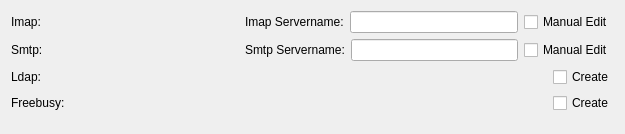
<?xml version="1.0" encoding="UTF-8"?>
<ui version="4.0">
 <class>kolabWizard_step2</class>
 <widget class="QWidget" name="kolabWizard_step2">
  <property name="geometry">
   <rect>
    <x>0</x>
    <y>0</y>
    <width>625</width>
    <height>134</height>
   </rect>
  </property>
  <property name="windowTitle">
   <string/>
  </property>
  <layout class="QFormLayout" name="formLayout">
   <item row="0" column="0">
    <widget class="QLabel" name="imapLabel">
     <property name="text">
      <string>Imap:</string>
     </property>
    </widget>
   </item>
   <item row="0" column="1">
    <layout class="QHBoxLayout" name="horizontalLayout">
     <item>
      <widget class="QLabel" name="labelImapSearch">
       <property name="sizePolicy">
        <sizepolicy hsizetype="Expanding" vsizetype="Preferred">
         <horstretch>0</horstretch>
         <verstretch>0</verstretch>
        </sizepolicy>
       </property>
       <property name="text">
        <string/>
       </property>
      </widget>
     </item>
     <item>
      <widget class="QLabel" name="lineEditImapLabel">
       <property name="text">
        <string>Imap Servername:</string>
       </property>
      </widget>
     </item>
     <item>
      <widget class="QLineEdit" name="lineEditImap"/>
     </item>
     <item>
      <widget class="QCheckBox" name="checkBoxImapEdit">
       <property name="enabled">
        <bool>true</bool>
       </property>
       <property name="text">
        <string>Manual Edit</string>
       </property>
       <property name="checked">
        <bool>false</bool>
       </property>
      </widget>
     </item>
    </layout>
   </item>
   <item row="5" column="1">
    <layout class="QHBoxLayout" name="horizontalLayout_4">
     <item>
      <widget class="QLabel" name="labelFreebusySearch">
       <property name="sizePolicy">
        <sizepolicy hsizetype="Expanding" vsizetype="Preferred">
         <horstretch>0</horstretch>
         <verstretch>0</verstretch>
        </sizepolicy>
       </property>
       <property name="text">
        <string/>
       </property>
      </widget>
     </item>
     <item>
      <widget class="QCheckBox" name="checkBoxFreebusyEdit">
       <property name="enabled">
        <bool>true</bool>
       </property>
       <property name="text">
        <string>Create</string>
       </property>
      </widget>
     </item>
    </layout>
   </item>
   <item row="5" column="0">
    <widget class="QLabel" name="labelFreebusy">
     <property name="text">
      <string>Freebusy:</string>
     </property>
    </widget>
   </item>
   <item row="1" column="0">
    <widget class="QLabel" name="labelSmtp">
     <property name="text">
      <string>Smtp:</string>
     </property>
    </widget>
   </item>
   <item row="1" column="1">
    <layout class="QHBoxLayout" name="horizontalLayout_3">
     <item>
      <widget class="QLabel" name="labelSmtpSearch">
       <property name="sizePolicy">
        <sizepolicy hsizetype="Expanding" vsizetype="Preferred">
         <horstretch>0</horstretch>
         <verstretch>0</verstretch>
        </sizepolicy>
       </property>
       <property name="text">
        <string/>
       </property>
      </widget>
     </item>
     <item>
      <widget class="QLabel" name="lineEditSmtpLabel">
       <property name="text">
        <string>Smtp Servername:</string>
       </property>
      </widget>
     </item>
     <item>
      <widget class="QLineEdit" name="lineEditSmtp"/>
     </item>
     <item>
      <widget class="QCheckBox" name="checkBoxSmtpEdit">
       <property name="enabled">
        <bool>true</bool>
       </property>
       <property name="text">
        <string>Manual Edit</string>
       </property>
       <property name="checked">
        <bool>false</bool>
       </property>
      </widget>
     </item>
    </layout>
   </item>
   <item row="3" column="1">
    <layout class="QHBoxLayout" name="horizontalLayout_2">
     <item>
      <widget class="QLabel" name="labelLdapSearch">
       <property name="sizePolicy">
        <sizepolicy hsizetype="Expanding" vsizetype="Preferred">
         <horstretch>0</horstretch>
         <verstretch>0</verstretch>
        </sizepolicy>
       </property>
       <property name="text">
        <string/>
       </property>
      </widget>
     </item>
     <item>
      <widget class="QCheckBox" name="checkBoxLdapEdit">
       <property name="text">
        <string>Create</string>
       </property>
      </widget>
     </item>
    </layout>
   </item>
   <item row="3" column="0">
    <widget class="QLabel" name="labelLdap">
     <property name="text">
      <string>Ldap:</string>
     </property>
    </widget>
   </item>
  </layout>
 </widget>
 <resources/>
 <connections/>
</ui>
